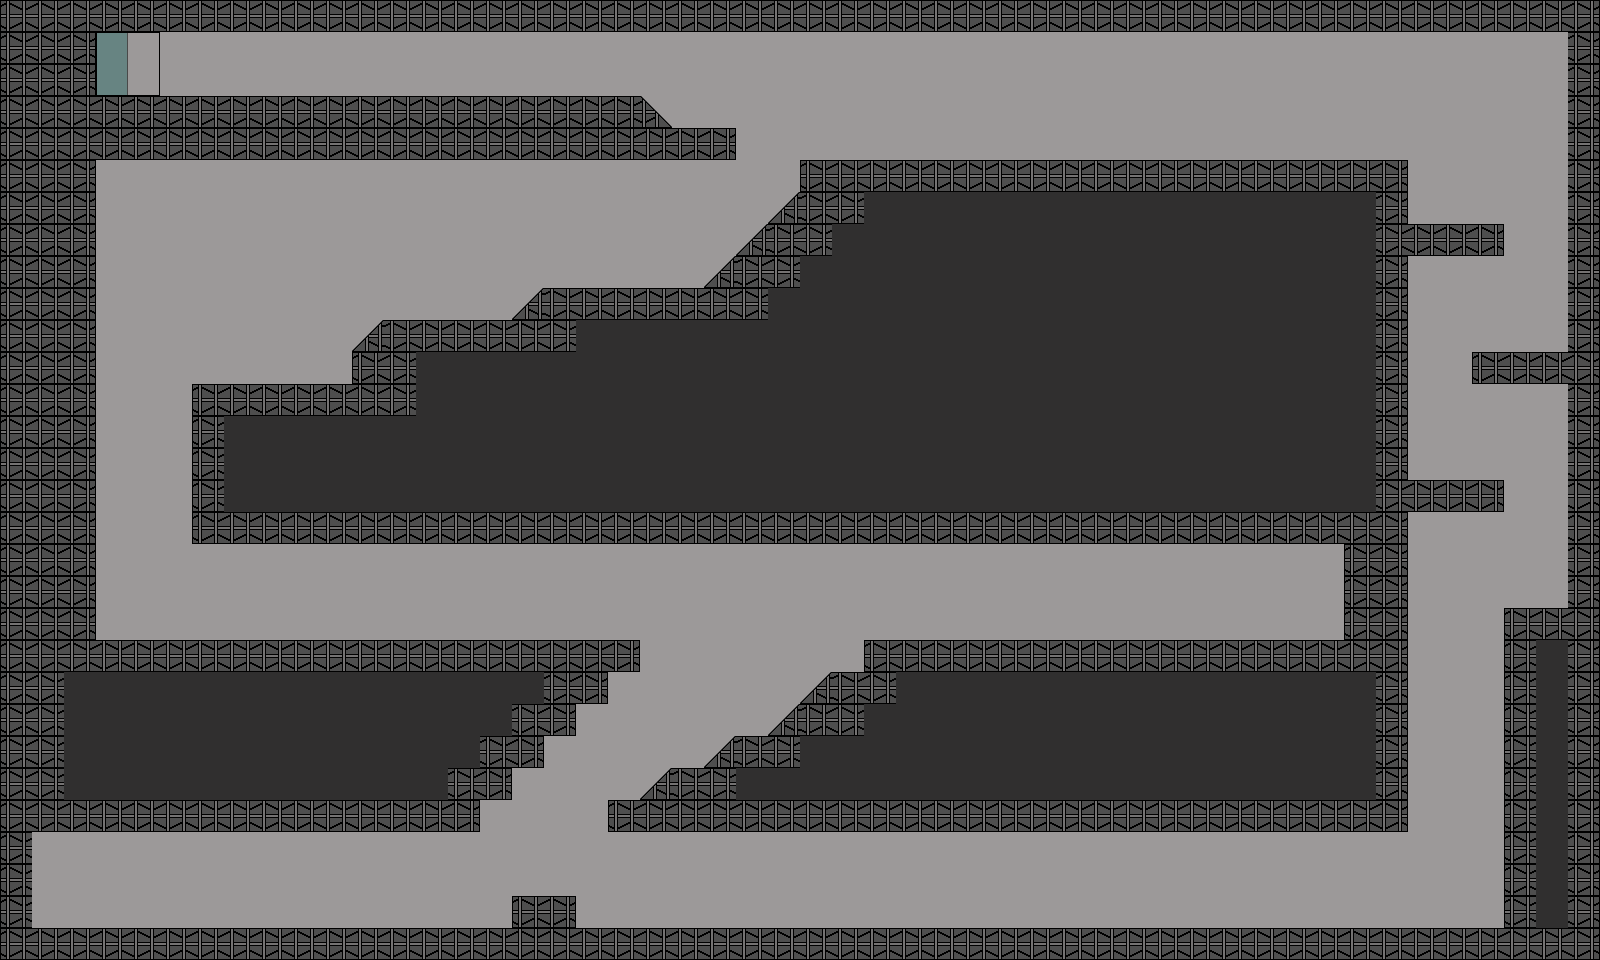

A level layout from a 2D game, rendered from its tile map. Below: a short description, then the map file with tile-grid data replaced by summaries:
An orthogonal 50x30 tile map with 32x32 px tiles, 4 tile layers (back_lv_001, fin_lv_001, sol_lv_001, mur_lv_001), 2 tilesets and 10 objects.

<map version="1.9" tiledversion="1.9.2" orientation="orthogonal" renderorder="right-down" width="50" height="30" tilewidth="32" tileheight="32" infinite="0" nextlayerid="12" nextobjectid="32">
 <editorsettings>
  <export target="lv_001.json" format="json" />
 </editorsettings>
 <tileset firstgid="1" name="tile_set_tuto" tilewidth="32" tileheight="32" tilecount="36" columns="6">
  <image source="../assets/tile_set_tuto.png" width="192" height="192" />
  <tile id="0">
   <properties>
    <property name="mur" type="bool" value="true" />
   </properties>
  </tile>
  <tile id="3">
   <properties>
    <property name="strat" type="bool" value="true" />
   </properties>
  </tile>
  <tile id="4">
   <properties>
    <property name="sol" type="bool" value="true" />
   </properties>
  </tile>
  <tile id="5">
   <properties>
    <property name="fin" type="bool" value="true" />
   </properties>
  </tile>
 </tileset>
 <tileset firstgid="37" name="tile_set_lab" tilewidth="32" tileheight="32" tilecount="144" columns="12">
  <image source="../assets/tile_set_lab.png" width="390" height="384" />
 </tileset>
 <layer id="7" name="back_lv_001" width="50" height="30">
  <data>[1500 cells, 1500 non-empty, 1 distinct tile ids]</data>
 </layer>
 <objectgroup id="3" name="ennemis_lv_001" />
 <objectgroup id="11" name="ennemis_lv_001_twin">
  <object id="24" x="1044" y="140">
   <point />
  </object>
  <object id="25" x="842" y="916">
   <point />
  </object>
  <object id="26" x="1220" y="916">
   <point />
  </object>
  <object id="29" x="236" y="628">
   <point />
  </object>
  <object id="30" x="302" y="85">
   <point />
  </object>
 </objectgroup>
 <objectgroup id="10" name="ennemis_lv_001_statique">
  <object id="19" x="1456" y="216">
   <point />
  </object>
  <object id="20" x="1520" y="344">
   <point />
  </object>
  <object id="21" x="1453" y="468">
   <point />
  </object>
  <object id="27" x="689.333" y="759.333">
   <point />
  </object>
  <object id="28" x="847.333" y="664.667">
   <point />
  </object>
 </objectgroup>
 <layer id="4" name="fin_lv_001" width="50" height="30">
  <data>[1500 cells, 4 non-empty, 4 distinct tile ids]</data>
 </layer>
 <layer id="1" name="sol_lv_001" width="50" height="30">
  <data>[1500 cells, 859 non-empty, 6 distinct tile ids]</data>
 </layer>
 <layer id="8" name="mur_lv_001" width="50" height="30">
  <data>[1500 cells, 2 non-empty, 1 distinct tile ids]</data>
 </layer>
</map>
